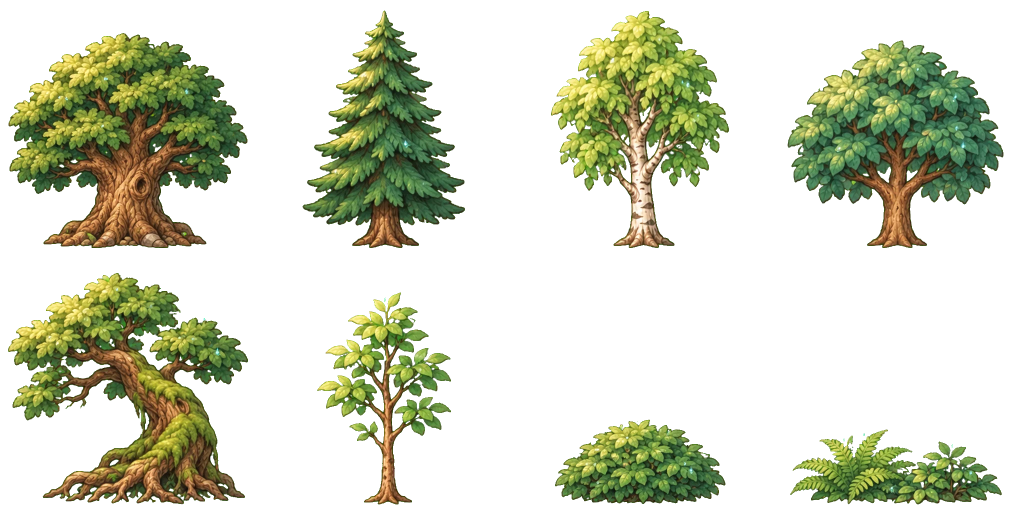
#> input picture design/wilds/dew-trees-keyed.webp, 2048 x 1024 px (shown at 1/2 size); its folder holds 4 pictures in this run
$ python cut-trees.py
#> lines starting #> are read from the running program, lines starting #| are printed output that depends on the picture; after the words box and inside, x2 and y2 are one past the last pixel; in counts of white or black regions, pixels touching at a corner belong together
"""바깥 장소 나무 시트(바탕을 지운 4 × 2, 칸 512)를 낱장 512 그림으로 자른다 — 숲마다 한 장(SETS).
칸마다 그림 덩어리를 가운데 · 발밑(y 496)에 다시 앉힌다 — 게임 그림 규격(story/places, 발 기준 256, 496).
바탕 지우기: python3 tools/key-green.py <시트.png> design/wilds/<묶음>-trees-keyed.webp --cols 4 --rows 2
자르기: python3 design/wilds/cut-trees.py"""
from PIL import Image
import os
HERE = os.path.dirname(__file__)
OUT = os.path.join(HERE, '..', '..', 'public', 'assets', 'game', 'rpg', 'story', 'places')
SETS = {   # 묶음 → 칸 차례(왼쪽 위부터). 낱장 이름은 prop-<묶음>-<종류>.webp
    'dew': ['oak', 'spruce', 'birch', 'round', 'old', 'young', 'shrub', 'fern'],                 # 별이슬숲
    'lantern': ['fir', 'spruce', 'pine', 'larch', 'young', 'juniper', 'lamp', 'boulder'],       # 등불고개 숲
    'scree': ['pine', 'dead', 'birch', 'rowan', 'young', 'shrub', 'rubble', 'rock'],            # 너덜재 숲
    'frost': ['fir', 'spruce', 'pine', 'young', 'shrub', 'boulder', 'ice', 'cairn'],            # 서리봉
    'ridge': ['spire', 'crag', 'pine', 'snag', 'rocks', 'boulder', 'grass', 'cairn'],           # 칼등산
}
CELL, FOOT = 512, 496
for name, kinds in SETS.items():
  sheet = Image.open(os.path.join(HERE, f'{name}-trees-keyed.webp')).convert('RGBA')
#> sheet is the input picture: PIL image 2048x1024 RGBA; mean R, G, B, A 97.4, 107.9, 87.9, 77
  for i, k in enumerate(kinds):
      c = sheet.crop(((i % 4) * CELL, (i // 4) * CELL, (i % 4 + 1) * CELL, (i // 4 + 1) * CELL))
      a = c.split()[3].point(lambda v: 255 if v > 40 else 0)
      l, t, r, b = a.getbbox()
      body = c.crop((l, t, r, b))
      out = Image.new('RGBA', (CELL, CELL))
      # 줄기 밑동을 가운데에 — 아래 20px 의 무게 중심
      base = a.crop((l, b - 20, r, b))
      xs = [x for x in range(base.width) for y in range(base.height) if base.getpixel((x, y))]
      cx = l + (sum(xs) / len(xs) if xs else (r - l) / 2)
      ox = round(CELL / 2 - cx) + l
      ox = max(0, min(CELL - body.width, ox))
      out.alpha_composite(body, (ox, FOOT - body.height))
      out.save(os.path.join(OUT, f'prop-{name}-{k}.webp'), lossless=False, quality=90)
      print(k, body.size)
#> this loop made 8 passes
#> (l, t, r, b, cx, ox) on passes 1 to 8: (17, 66, 495, 496, 250.5, 23), (93, 21, 418, 496, 258.8, 90), (78, 22, 434, 496, 263.8, 70), (39, 81, 471, 496, 257.7, 37), (16, 34, 496, 497, 291.6, 0), (122, 73, 390, 497, 263.7, 114), (86, 327, 427, 496, 254, 88), (44, 347, 468, 497, 265, 35)
#> pass 1, `c = sheet.crop(((i % 4) * CELL, (i // 4) * CELL, (i % 4 + 1) * CELL, (..`:
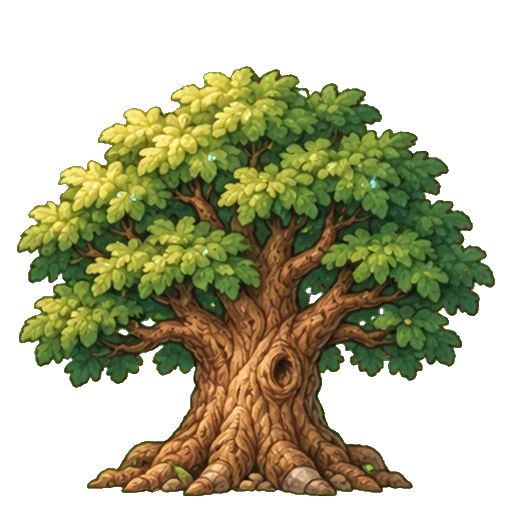
#> c: PIL image 512x512 RGBA; mean R, G, B, A 88.8, 90.4, 55.3, 128.8; transparent parts drawn white
#> pass 1, `a = c.split()[3].point(lambda v: 255 if v > 40 else 0)`:
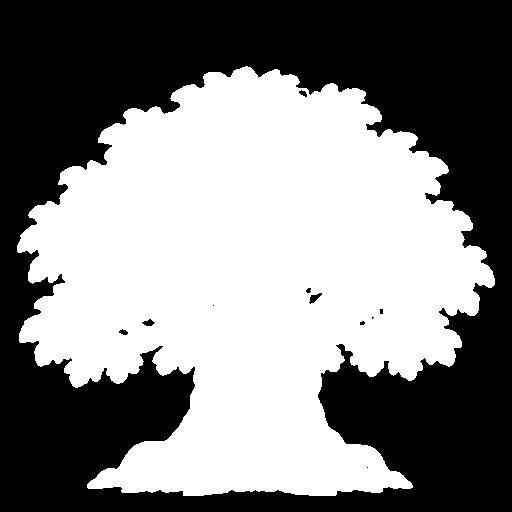
#> a: PIL image 512x512 L; 50.8% white; 11 black regions (6 under 20 px), largest, box (x1, y1, x2, y2) and area: (0, 0, 512, 512) 128701, (309, 293, 322, 304) 68, (142, 319, 155, 326) 54, (119, 329, 128, 335) 35, (299, 90, 307, 97) 32
#> pass 1, `body = c.crop((l, t, r, b))`:
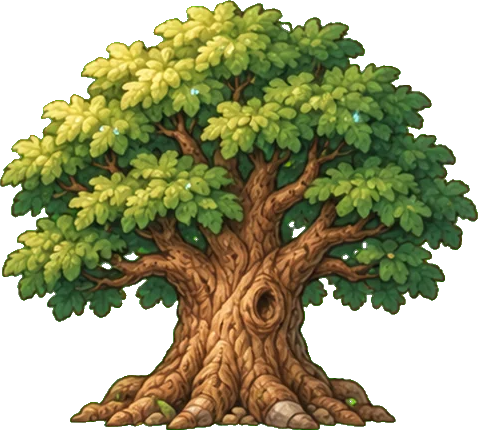
#> body: PIL image 478x430 RGBA; mean R, G, B, A 103.2, 103.8, 58.1, 164.3; transparent parts drawn white
#> after the loop:
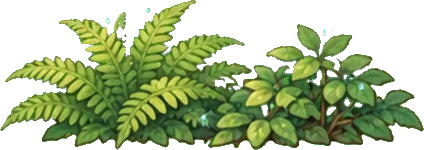
#> body: PIL image 424x150 RGBA; mean R, G, B, A 89.4, 110.4, 72.4, 138; transparent parts drawn white
#> after the loop:
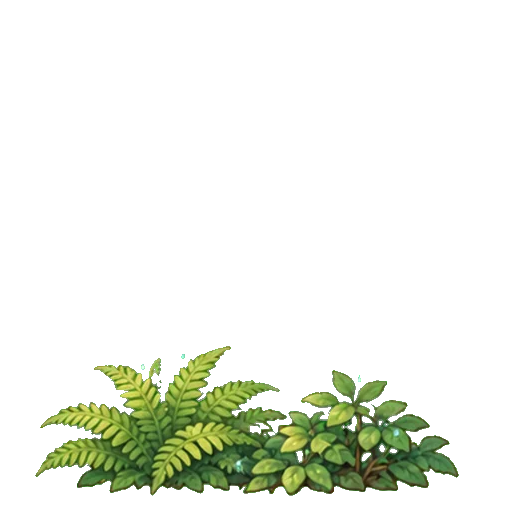
#> out: PIL image 512x512 RGBA; mean R, G, B, A 13.7, 17.7, 7.4, 33.5; transparent parts drawn white
#> pass 2 of the loop `for name, kinds in SETS.items():`:
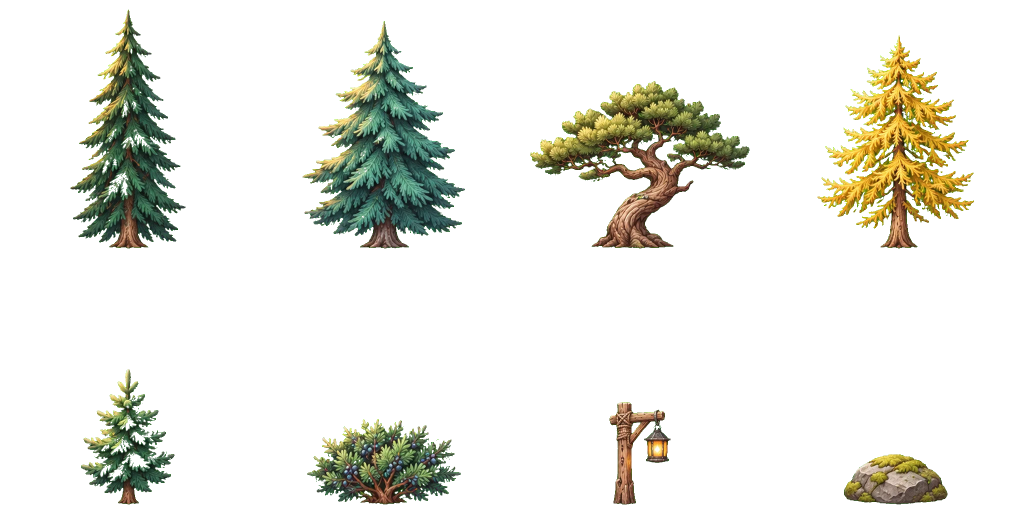
#> input picture design/wilds/lantern-trees-keyed.webp, 2048 x 1024 px (shown at 1/2 size)
#> sheet is the input picture: PIL image 2048x1024 RGBA; mean R, G, B, A 17.3, 229.3, 11, 37.5
#> the loop `for i, k in enumerate(kinds):` made 8 passes
#> (l, t, r, cx, ox) on passes 1 to 8: (141, 19, 371, 262.6, 134), (93, 42, 418, 256.9, 92), (36, 162, 475, 240.3, 52), (99, 71, 412, 261.9, 93), (162, 227, 349, 256.4, 162), (102, 326, 410, 253.3, 105), (195, 292, 317, 224.8, 226), (152, 397, 359, 255.7, 152)
#> pass 1, `a = c.split()[3].point(lambda v: 255 if v > 40 else 0)`:
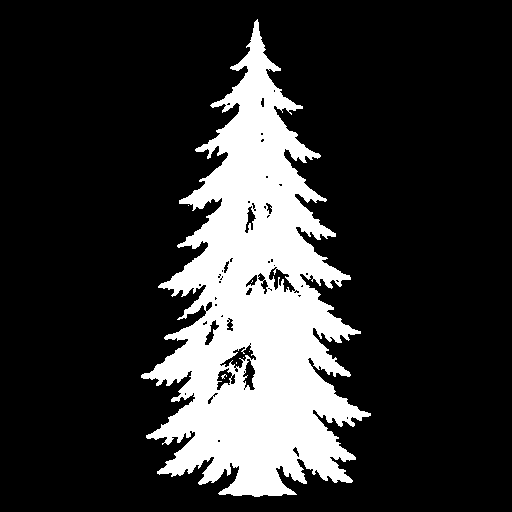
#> a: PIL image 512x512 L; 19.6% white; 7 white regions (6 under 20 px), largest, box (x1, y1, x2, y2) and area: (141, 19, 371, 497) 51339
#> after the loop `for i, k in enumerate(kinds):`:
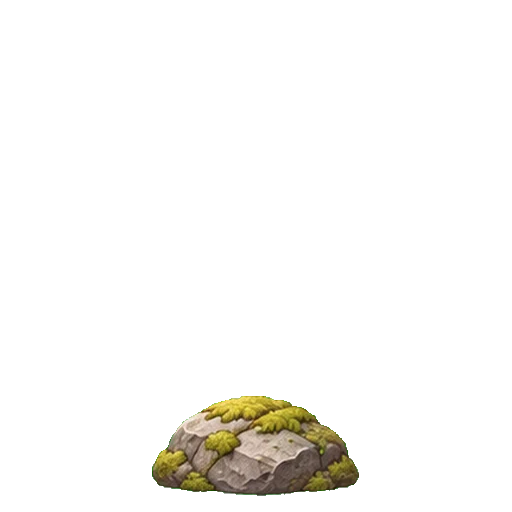
#> out: PIL image 512x512 RGBA; mean R, G, B, A 8.1, 7.2, 4.7, 14.8; transparent parts drawn white
#> (the run stopped early here; a loop or call above may not have finished)
